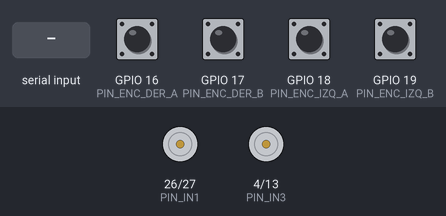
A sketch run on a simulated ESP32. Shown: motor-driver pin pairs drawn as motors (green arrow = first pin HIGH = forward, orange = second pin HIGH = backward, longer = more drive, scaled by the enable pin). The test bench sets the inputs (shaded band); at power-on: GPIO 16 (PIN_ENC_DER_A), GPIO 17 (PIN_ENC_DER_B), GPIO 18 (PIN_ENC_IZQ_A), GPIO 19 (PIN_ENC_IZQ_B) HIGH. What the sketch prints to the serial monitor is not drawn.

Above: at 1.2 s.
1.3 s: "w" received over Serial
At 1.7 s:
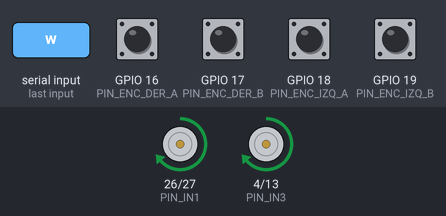
2.8 s: "s" received over Serial
At 4.0 s:
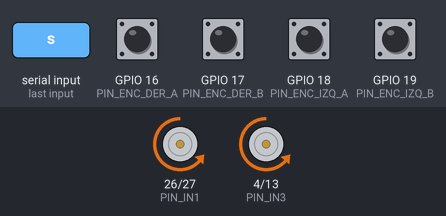
4.3 s: "a" received over Serial
At 5.4 s:
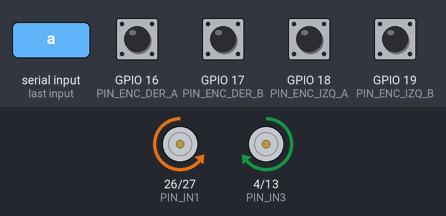
5.8 s: "d" received over Serial
At 6.6 s:
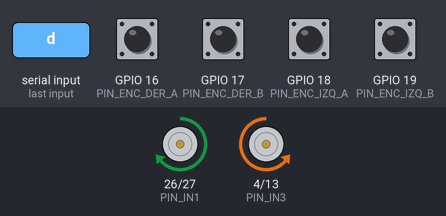
7.3 s: "+" received over Serial
At 7.8 s:
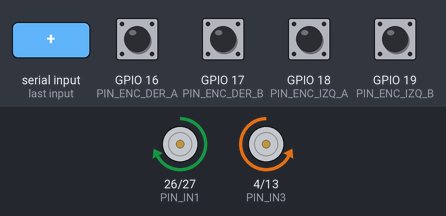
Timing chart, 0 to 10.3 s (numbered marks = the images above; inputs shaded):
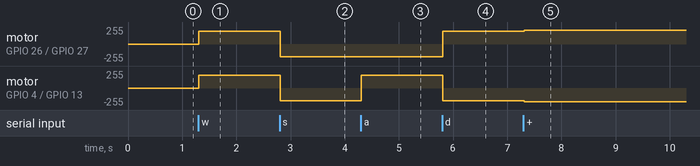

The sketch:

traccion_encoders.ino
```cpp
/*
  P03 · Tracción: 2 motores con encoder + L298N + ESP32
  Tesis: Robot móvil para búsqueda y transporte de componentes (UCAB Telecom)

  Qué hace (igual que el simulador 3D de P03):
    - Maniobras: avanzar, retroceder, girar a la izquierda, girar a la derecha y frenar.
    - Un solo PWM para los dos motores (por defecto 75 %), que se sube y baja de 5 en 5 %.
    - Teclas por el Monitor Serie (115200), las mismas del simulador:
        w = avanzar   s = retroceder   a = izquierda   d = derecha   espacio o x = frenar
        +  = subir PWM 5 %      -  = bajar PWM 5 %
        c  = alternar lazo abierto / lazo cerrado (PID de velocidad, ver abajo)
    - Lee los dos encoders por interrupciones (cuadratura, 4 flancos) y calcula
      rpm de la rueda y velocidad en m/s de cada lado.
    - Imprime junto a lo medido la velocidad que PREDICE el modelo del simulador, para comparar.

  IMPORTANTE (qué hay y qué falta):
    - El simulador 3D de P03 es de lazo ABIERTO: PWM -> velocidad. NO trae un PID ni Kp, Ki, Kd.
      Por eso aquí el PID viene con las ganancias en 0 (desactivado) hasta medirlas con el robot real.
      Con las ganancias en 0 el robot se comporta igual que en el simulador.
    - Los datos del motor son los del kit Emoshayoga JGA25-371 Speed 200 (tabla del vendedor).
    - CARGA = 0.8 es un SUPUESTO del simulador: se mide en la prueba real (es el objetivo de P03).
    - Pines: PROPUESTA del mapa de pines, se confirman en la Fase II.

  Sentido de los encoders: avanzando, cada rueda debe dar cuentas POSITIVAS (m/s positivo).
  Si una rueda da negativo yendo hacia adelante, intercambia sus pines A y B (en el código o en los cables).

  Placa en Arduino IDE: "ESP32 Dev Module". Core ESP32 3.x (ledcAttach). Para el core 2.x mira "CORE 2.x".
*/

#include <Arduino.h>

// ---------- PINES (propuesta del mapa de pines del proyecto) ----------
// Motor izquierdo en el L298N
const uint8_t PIN_ENA = 25;   // PWM. Quitar el puente ENA del L298N
const uint8_t PIN_IN1 = 26;
const uint8_t PIN_IN2 = 27;
// Motor derecho en el L298N
const uint8_t PIN_ENB = 14;   // PWM. Quitar el puente ENB del L298N
const uint8_t PIN_IN3 = 4;
const uint8_t PIN_IN4 = 13;
// Encoders (canales A y B de cada motor). Alimentar los encoders con 3,3 V del ESP32.
const uint8_t PIN_ENC_IZQ_A = 18;
const uint8_t PIN_ENC_IZQ_B = 19;
const uint8_t PIN_ENC_DER_A = 16;
const uint8_t PIN_ENC_DER_B = 17;

// ---------- DATOS DEL MOTOR Y DEL ROBOT (los mismos de model.js) ----------
const float VBAT      = 11.1f;   // batería 3S nominal (V). Con la batería real, medirla (GPIO 32)
const float CAIDA_DRIVER = 2.1f; // caída del L298N (V). Si se usa un TB6612FNG: 0.5
const float RUEDA_D   = 0.065f;  // diámetro de la rueda (m)
const float VIA       = 0.18f;   // distancia entre ruedas (m)
const float RPM_12V   = 280.0f;  // Speed 200: rpm de la rueda sin carga a 12 V
const float RATIO     = 21.3f;   // caja reductora
const float PPR       = 11.0f;   // pulsos por vuelta del motor, por canal
const float CARGA     = 0.8f;    // SUPUESTO: con peso va al 80 % de la velocidad sin carga

// Cuentas por vuelta de la RUEDA con 4 flancos (A y B, subida y bajada) = 11 x 21.3 x 4 = 937,2
const float CUENTAS_VUELTA = PPR * RATIO * 4.0f;

// ---------- CONTROL ----------
float duty = 0.75f;              // PWM de 0 a 1 (en el simulador empieza en 75 %)
const float PASO_DUTY = 0.05f;   // + y - cambian 5 %

// PID de velocidad: GANANCIAS EN 0 = DESACTIVADO. No salen del simulador: hay que medirlas.
// Cuando tengas el robot, ajusta primero KP, luego KI, y deja KD en 0 si no hace falta.
const float KP = 0.0f;           // PWM por cada m/s de error
const float KI = 0.0f;           // PWM por cada m de error acumulado
const float KD = 0.0f;           // PWM por cada m/s^2
bool lazoCerrado = false;        // tecla c

// PWM del ESP32
const uint32_t PWM_HZ   = 20000;   // 20 kHz (el simulador usa 20 kHz), fuera de lo audible
const uint8_t  PWM_BITS = 10;
const int      PWM_MAX  = (1 << PWM_BITS) - 1;

const uint32_t PERIODO_MS = 100;   // se mide y se imprime 10 veces por segundo

// ---------- ENCODERS POR INTERRUPCIÓN ----------
// Decodificación en cuadratura: la tabla da +1, -1 o 0 según el cambio de (A,B).
volatile long cuentaIzq = 0;
volatile long cuentaDer = 0;
volatile uint8_t estIzq = 0, estDer = 0;
const int8_t TABLA[16] = {0, +1, -1, 0, -1, 0, 0, +1, +1, 0, 0, -1, 0, -1, +1, 0};

void IRAM_ATTR isrIzq() {
  estIzq = ((estIzq << 2) | (digitalRead(PIN_ENC_IZQ_A) << 1) | digitalRead(PIN_ENC_IZQ_B)) & 0x0F;
  cuentaIzq += TABLA[estIzq];
}
void IRAM_ATTR isrDer() {
  estDer = ((estDer << 2) | (digitalRead(PIN_ENC_DER_A) << 1) | digitalRead(PIN_ENC_DER_B)) & 0x0F;
  cuentaDer += TABLA[estDer];
}

// ---------- MANIOBRAS (sentido de cada motor, como MANIOBRAS en model.js) ----------
int dirIzq = 0, dirDer = 0;   // +1 adelante, -1 atrás, 0 frena
void maniobra(int izq, int der) { dirIzq = izq; dirDer = der; }

// ---------- MOTORES ----------
// L298N: IN1/IN2 dan el sentido; ENA recibe el PWM. IN1=IN2 frena.
void moverMotor(uint8_t pinEn, uint8_t pinA, uint8_t pinB, int dir, float pwm) {
  if (dir > 0)      { digitalWrite(pinA, HIGH); digitalWrite(pinB, LOW); }
  else if (dir < 0) { digitalWrite(pinA, LOW);  digitalWrite(pinB, HIGH); }
  else              { digitalWrite(pinA, LOW);  digitalWrite(pinB, LOW); pwm = 0; }
  if (pwm < 0) pwm = 0;
  if (pwm > 1) pwm = 1;
  ledcWrite(pinEn, (int)(pwm * PWM_MAX));   // CORE 2.x: ledcWrite(canal, valor) con canal 0 y 1
}

// ---------- MODELO DEL SIMULADOR (para comparar) ----------
// Velocidad que predice model.js para un PWM dado: motor() en model.js
float velModelo(float pwm) {
  float v = (VBAT - CAIDA_DRIVER) * pwm;               // voltaje que le llega al motor
  float rpm = RPM_12V * (v / 12.0f) * CARGA;           // rpm de la rueda
  return PI * RUEDA_D * rpm / 60.0f;                   // m/s
}

// ---------- PID DE VELOCIDAD (uno por rueda) ----------
struct Pid { float integral = 0, errPrev = 0; };
Pid pidIzq, pidDer;

float pidPaso(Pid &p, float objetivo, float medida, float dt) {
  float e = objetivo - medida;
  p.integral += e * dt;
  if (p.integral > 1.0f) p.integral = 1.0f;       // anti-windup simple
  if (p.integral < -1.0f) p.integral = -1.0f;
  float d = (e - p.errPrev) / dt;
  p.errPrev = e;
  float base = objetivo / max(velModelo(1.0f), 0.01f);   // PWM que daría el modelo (alimentación adelantada)
  float u = base + KP * e + KI * p.integral + KD * d;
  if (u < 0) u = 0;
  if (u > 1) u = 1;
  return u;
}

// ---------- ARRANQUE ----------
void setup() {
  Serial.begin(115200);

  pinMode(PIN_IN1, OUTPUT); pinMode(PIN_IN2, OUTPUT);
  pinMode(PIN_IN3, OUTPUT); pinMode(PIN_IN4, OUTPUT);
  // CORE 3.x
  ledcAttach(PIN_ENA, PWM_HZ, PWM_BITS);
  ledcAttach(PIN_ENB, PWM_HZ, PWM_BITS);
  // CORE 2.x, en su lugar:
  //   ledcSetup(0, PWM_HZ, PWM_BITS); ledcAttachPin(PIN_ENA, 0);
  //   ledcSetup(1, PWM_HZ, PWM_BITS); ledcAttachPin(PIN_ENB, 1);

  pinMode(PIN_ENC_IZQ_A, INPUT_PULLUP); pinMode(PIN_ENC_IZQ_B, INPUT_PULLUP);
  pinMode(PIN_ENC_DER_A, INPUT_PULLUP); pinMode(PIN_ENC_DER_B, INPUT_PULLUP);
  attachInterrupt(digitalPinToInterrupt(PIN_ENC_IZQ_A), isrIzq, CHANGE);
  attachInterrupt(digitalPinToInterrupt(PIN_ENC_IZQ_B), isrIzq, CHANGE);
  attachInterrupt(digitalPinToInterrupt(PIN_ENC_DER_A), isrDer, CHANGE);
  attachInterrupt(digitalPinToInterrupt(PIN_ENC_DER_B), isrDer, CHANGE);

  maniobra(0, 0);
  Serial.println("P03 traccion lista. Teclas: w s a d espacio | + - | c (lazo abierto/cerrado)");
  if (KP == 0 && KI == 0 && KD == 0) Serial.println("PID sin ganancias (0): la tecla c solo usa el modelo del simulador.");
}

// ---------- LAZO PRINCIPAL ----------
uint32_t ultimo = 0;
long cuentaIzqPrev = 0, cuentaDerPrev = 0;
const char* nombreManiobra = "FRENADO";

void loop() {
  // 1) Teclas del Monitor Serie (las mismas del simulador)
  while (Serial.available()) {
    char k = Serial.read();
    if (k == 'w')      { maniobra(+1, +1); nombreManiobra = "AVANZA"; }
    else if (k == 's') { maniobra(-1, -1); nombreManiobra = "RETROCEDE"; }
    else if (k == 'a') { maniobra(-1, +1); nombreManiobra = "GIRA A LA IZQUIERDA"; }
    else if (k == 'd') { maniobra(+1, -1); nombreManiobra = "GIRA A LA DERECHA"; }
    else if (k == ' ' || k == 'x') { maniobra(0, 0); nombreManiobra = "FRENADO"; }
    else if (k == '+' || k == '=') duty = min(1.0f, duty + PASO_DUTY);
    else if (k == '-') duty = max(0.0f, duty - PASO_DUTY);
    else if (k == 'c') { lazoCerrado = !lazoCerrado; pidIzq = Pid(); pidDer = Pid(); }
  }

  // 2) Cada 100 ms: medir los encoders, mover los motores, imprimir
  uint32_t ahora = millis();
  if (ahora - ultimo < PERIODO_MS) return;
  float dt = (ahora - ultimo) / 1000.0f;
  ultimo = ahora;

  noInterrupts();
  long cI = cuentaIzq, cD = cuentaDer;
  interrupts();
  float vueltasIzq = (cI - cuentaIzqPrev) / CUENTAS_VUELTA / dt;   // vueltas de rueda por segundo
  float vueltasDer = (cD - cuentaDerPrev) / CUENTAS_VUELTA / dt;
  cuentaIzqPrev = cI; cuentaDerPrev = cD;
  float rpmIzq = vueltasIzq * 60.0f, rpmDer = vueltasDer * 60.0f;
  float vIzq = vueltasIzq * PI * RUEDA_D;   // m/s, con signo (+ = adelante)
  float vDer = vueltasDer * PI * RUEDA_D;

  float pwmIzq = duty, pwmDer = duty;
  if (lazoCerrado && (KP > 0 || KI > 0 || KD > 0)) {
    // objetivo: la velocidad que el modelo da para el PWM elegido, con el signo del sentido
    pwmIzq = pidPaso(pidIzq, velModelo(duty), fabsf(vIzq), dt);
    pwmDer = pidPaso(pidDer, velModelo(duty), fabsf(vDer), dt);
  }
  moverMotor(PIN_ENA, PIN_IN1, PIN_IN2, dirIzq, pwmIzq);
  moverMotor(PIN_ENB, PIN_IN3, PIN_IN4, dirDer, pwmDer);

  float vRobot = (vIzq + vDer) / 2.0f;
  float wRobot = (vDer - vIzq) / VIA;   // rad/s, + gira a la izquierda (igual que cinematica() en model.js)
  Serial.printf("%-20s PWM %3d%% %s | izq %6.1f rpm %5.2f m/s | der %6.1f rpm %5.2f m/s | robot %5.2f m/s %5.2f rad/s | modelo %5.2f m/s\n",
                nombreManiobra, (int)(duty * 100 + 0.5f), lazoCerrado ? "CERRADO" : "abierto",
                rpmIzq, vIzq, rpmDer, vDer, vRobot, wRobot, velModelo(duty));
}
```

Measured:
- after the input at 1.3 s, motor on GPIO 26 (PIN_IN1) / GPIO 27 (PIN_IN2), motor on GPIO 4 (PIN_IN3) / GPIO 13 (PIN_IN4): stopped → forward 191/255 at once
- after the input at 2.8 s, motor on GPIO 26 (PIN_IN1) / GPIO 27 (PIN_IN2), motor on GPIO 4 (PIN_IN3) / GPIO 13 (PIN_IN4): forward 191/255 → backward 191/255 at once
- after the input at 4.3 s, motor on GPIO 4 (PIN_IN3) / GPIO 13 (PIN_IN4): backward 191/255 → forward 191/255 at once
- after the input at 5.8 s, motor on GPIO 26 (PIN_IN1) / GPIO 27 (PIN_IN2): backward 191/255 → forward 191/255 at once; motor on GPIO 4 (PIN_IN3) / GPIO 13 (PIN_IN4): forward 191/255 → backward 191/255 at once
- after the input at 7.3 s, motor on GPIO 26 (PIN_IN1) / GPIO 27 (PIN_IN2): forward 191/255 → forward 204/255 at once; motor on GPIO 4 (PIN_IN3) / GPIO 13 (PIN_IN4): backward 191/255 → backward 204/255 at once
